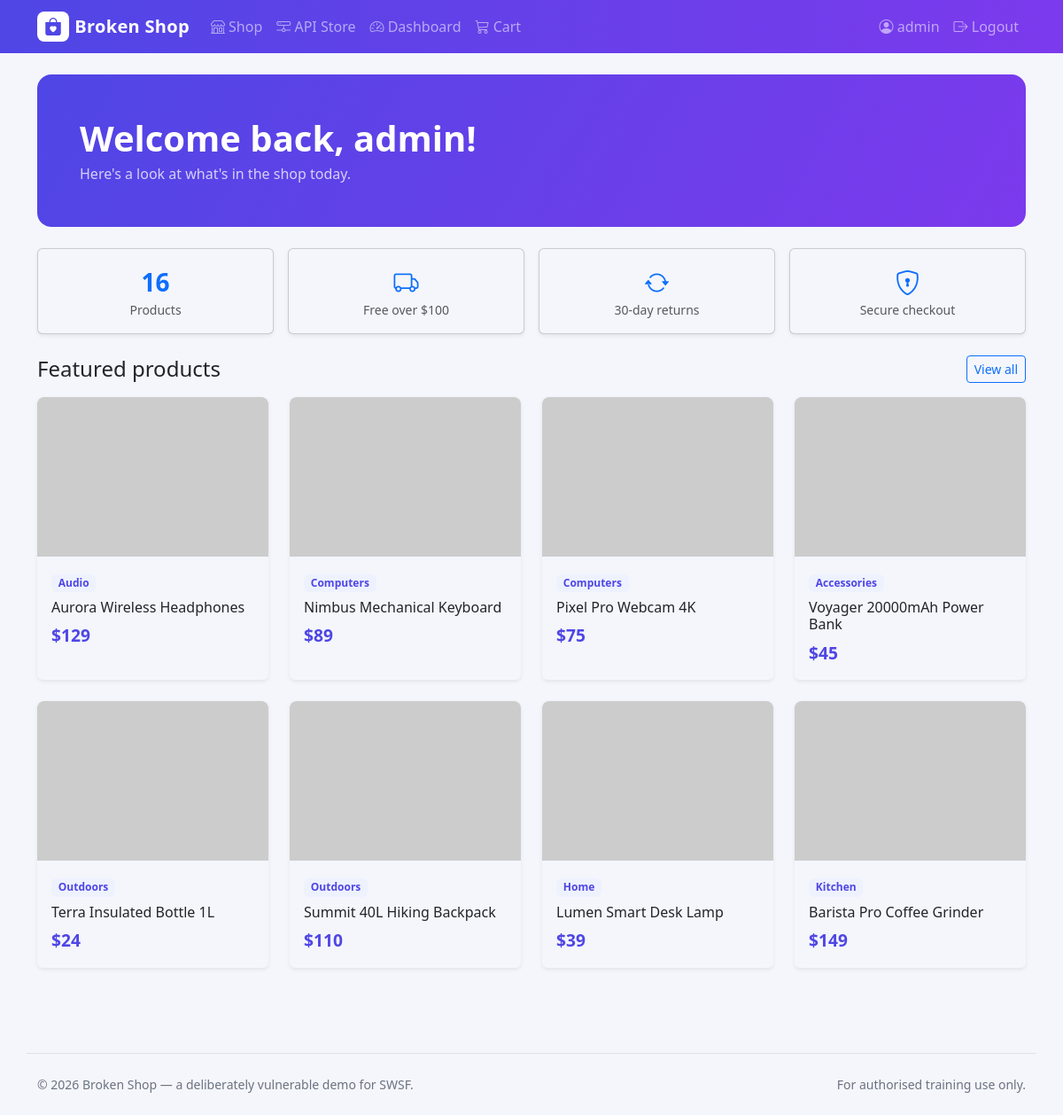
/hello/ (signed in), run on the app's committed database.
### dapp/models.py (models this page shows, shortened)
class Item(models.Model):
    name = models.CharField(max_length=100)
    price = models.IntegerField()
    description = models.TextField(blank=True, default="")
    category = models.CharField(max_length=50, blank=True, default="General")
    image_url = models.CharField(max_length=300, blank=True, default="")
    stock = models.IntegerField(default=100)

### dapp/views.py (the view)
# urls.py: path('hello/', views.hello_view, name='hello'),
@login_required(login_url="/login/")
def hello_view(request):
    get_name = request.GET.get('getname') # to get user input via get
    login_user = request.user # logined user
    items = Item.objects.all() #from .models import Item
    context = {}
    context["login_user"] = login_user
    context["get_name"] = get_name # return value to template
    context["items"] = items
    return render(request, "hello.html", context)

### dapp/templates/hello.html (shortened to what this page needs)
{% extends "base.html" %}
{% block content %}
<div class="hero p-4 p-md-5 mb-4">
    <h1 class="fw-bold mb-1">Welcome back, {{ login_user }}!</h1>
    {% if get_name %}<p class="mb-0 fs-5">Hello, {{ get_name|safe }} 👋</p>
    {% else %}<p class="mb-0 opacity-75">Here's a look at what's in the shop today.</p>{% endif %}
</div>
<div class="row g-3 mb-4">
    <div class="col-6 col-md-3">
        <div class="card shadow-sm text-center py-3">
            <div class="fs-3 fw-bold text-primary">{{ items|length }}</div>
            <div class="small text-muted">Products</div>
        </div>
    </div>
    <div class="col-6 col-md-3">
        <div class="card shadow-sm text-center py-3">
            <div class="fs-3 fw-bold text-primary"><i class="bi bi-truck"></i></div>
            <div class="small text-muted">Free over $100</div>
        </div>
    </div>
    <div class="col-6 col-md-3">
        <div class="card shadow-sm text-center py-3">
            <div class="fs-3 fw-bold text-primary"><i class="bi bi-arrow-repeat"></i></div>
            <div class="small text-muted">30-day returns</div>
        </div>
    </div>
    <div class="col-6 col-md-3">
        <div class="card shadow-sm text-center py-3">
            <div class="fs-3 fw-bold text-primary"><i class="bi bi-shield-lock"></i></div>
            <div class="small text-muted">Secure checkout</div>
        </div>
    </div>
</div>
<div class="d-flex justify-content-between align-items-center mb-3">
    <h2 class="h4 mb-0">Featured products</h2>
    <a href="/item/" class="btn btn-sm btn-outline-primary">View all</a>
</div>
<div class="row g-4">
    {% for item in items|slice:":8" %}
    <div class="col-sm-6 col-lg-3">
        <div class="card product-card shadow-sm h-100">
            {% if item.image_url %}
            <img src="{{ item.image_url }}" alt="{{ item.name }}" class="product-img">
            {% endif %}
            <div class="card-body">
                <span class="badge cat-badge mb-2">{{ item.category }}</span>
                <h3 class="h6">{{ item.name }}</h3>
                <div class="price">${{ item.price }}</div>
            </div>
        </div>
    </div>
    {% empty %}
    <p class="text-muted">No items found. Run <code>python manage.py seed</code>.</p>
    {% endfor %}
</div>
{% endblock %}

### dapp/templates/base.html (shortened to what this page needs)
<!DOCTYPE html>
<html lang="en">
<head>
    <link href="https://cdn.jsdelivr.net/npm/bootstrap@5.3.3/dist/css/bootstrap.min.css" rel="stylesheet"
>
    <link rel="stylesheet" href="https://cdn.jsdelivr.net/npm/bootstrap-icons@1.11.3/font/bootstrap-icons.min.css">
</head>
<body>
<nav class="navbar navbar-expand-lg navbar-dark mb-4" style="background:linear-gradient(90deg,#4f46e5,#7c3aed);">
    <div class="container">
        <a class="navbar-brand d-flex align-items-center" href="/item/">
            <span class="brand-mark"><i class="bi bi-bag-heart-fill"></i></span> Broken Shop
        </a>
        <div class="collapse navbar-collapse" id="navbarNav">
            <ul class="navbar-nav me-auto">
                <li class="nav-item"><a class="nav-link" href="/item/"><i class="bi bi-shop"></i> Shop</a></li>
                <li class="nav-item"><a class="nav-link" href="/store/"><i class="bi bi-hdd-network"></i> API Store</a></li>
                {% if user.is_authenticated %}
                <li class="nav-item"><a class="nav-link" href="/hello/"><i class="bi bi-speedometer2"></i> Dashboard</a></li>
                <li class="nav-item"><a class="nav-link" href="/cart/"><i class="bi bi-cart3"></i> Cart</a></li>
                {% endif %}
            </ul>
            <ul class="navbar-nav ms-auto">
                {% if user.is_authenticated %}
                <li class="nav-item"><a class="nav-link" href="/profile/"><i class="bi bi-person-circle"></i> {{ user.username }}</a></li>
                <li class="nav-item"><a class="nav-link" href="/logout/"><i class="bi bi-box-arrow-right"></i> Logout</a></li>
                {% else %}
                <li class="nav-item"><a class="nav-link" href="/login/">Login</a></li>
                <li class="nav-item"><a class="btn btn-light btn-sm ms-lg-2 mt-2 mt-lg-0" href="/register/">Sign up</a></li>
                {% endif %}
            </ul>
        </div>
    </div>
</nav>
<main class="container pb-5">
    {% block content %}{% endblock %}
</main>
<footer class="container py-4 border-top mt-5">
    <div class="d-flex flex-wrap justify-content-between small">
        <span>&copy; 2026 Broken Shop — a deliberately vulnerable demo for SWSF.</span>
        <span>For authorised training use only.</span>
    </div>
</footer>
</body>
</html>

### dapp/templates/base.html (style rules this page uses)
:root { --bs-body-bg: #f4f6fb; }
body { background: var(--bs-body-bg); }
.navbar-brand { font-weight: 700; letter-spacing: .3px; }
.brand-mark { background: #fff; color: #4f46e5; border-radius: 8px; padding: 2px 8px; margin-right: 6px; }
.hero { background: linear-gradient(120deg, #4f46e5, #7c3aed); color: #fff; border-radius: 16px; }
.product-card { transition: transform .12s ease, box-shadow .12s ease; border: 0; }
.product-img { height: 180px; object-fit: cover; border-top-left-radius: .5rem; border-top-right-radius: .5rem; }
.price { font-size: 1.2rem; font-weight: 700; color: #4f46e5; }
.cat-badge { background: #eef2ff; color: #4f46e5; font-weight: 600; }
footer { color: #6b7280; }

### data on the page
Item: category "Audio", name "Aurora Wireless Headphones", price "129"
Item: category "Computers", name "Nimbus Mechanical Keyboard", price "89"
Item: category "Computers", name "Pixel Pro Webcam 4K", price "75"
Item: category "Accessories", name "Voyager 20000mAh Power Bank", price "45"
Item: category "Outdoors", name "Terra Insulated Bottle 1L", price "24"
Item: category "Outdoors", name "Summit 40L Hiking Backpack", price "110"
Item: category "Home", name "Lumen Smart Desk Lamp", price "39"
Item: category "Kitchen", name "Barista Pro Coffee Grinder", price "149"

### other printed values
{{ user.username }} "admin"
{{ login_user }} "admin"
{{ items|length }} "16"
